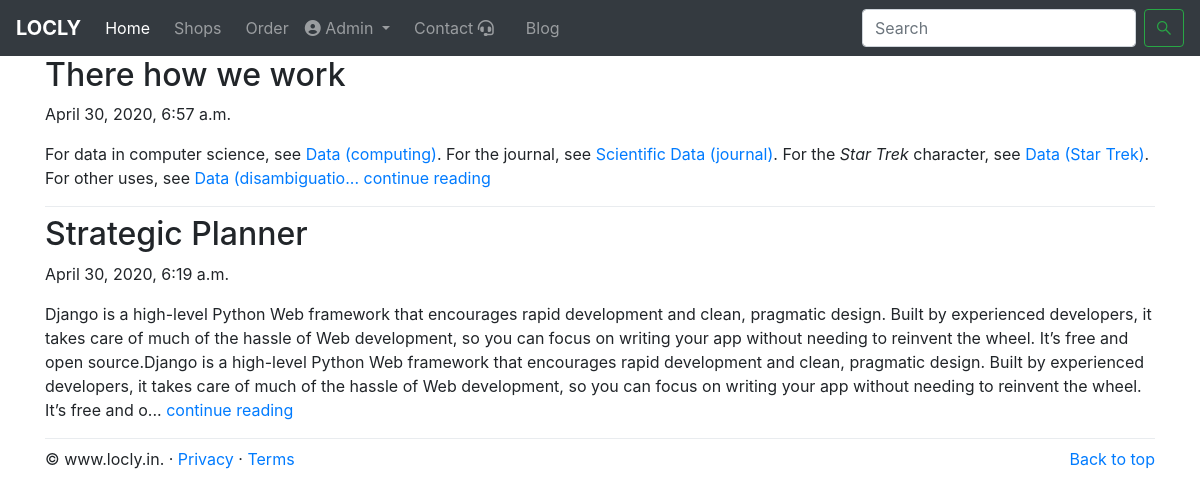
Screenshot of /blog/0 (signed in) with the database file from the repository.
### MyApp/models.py (models this page shows, shortened)
class myblog(models.Model):
    title=models.CharField(max_length=30)
    date=models.DateTimeField(auto_now_add=True)
    content=RichTextUploadingField()

### MyApp/views.py (the view)
# urls.py: path('blog/<int:id>', views.blog_home ,name='blog'),
def blog_home(request,id):
    if id==0:
        post=myblog.objects.all()
        param={'blog':post}
        return render(request,'blog_home.html',param)
    else:
        post=myblog.objects.filter(id=id)
        param={'blog':post}
        return render(request,'blog_full.html',param)

### templates/blog_home.html (shortened to what this page needs)
{% extends 'base.html' %}
{% block body %}
<div class="container">
{% for i in blog reversed %}
<div class="blog-post">
    <h2 class="blog-post-title">{{i.title}}</h2>
    <p class="blog-post-meta">{{i.date}}</p>
    {{i.content|slice:":600" |safe}}... <a href="/blog/{{i.id}}">continue reading</a>
  </div>
  <div class="dropdown-divider"></div>
{% endfor %}
</div>
{% endblock body %}

### templates/base.html (shortened to what this page needs)
<!doctype html>
<html lang="en">
<head>
  <link rel="stylesheet" href="https://stackpath.bootstrapcdn.com/bootstrap/4.4.1/css/bootstrap.min.css"
>
</head>
<body>
  <header>
  <nav class="navbar navbar-expand-lg navbar-dark bg-dark">
    <a class="navbar-brand" href="/"><b>LOCLY</b></a>
    <div class="collapse navbar-collapse" id="navbarNav">
      <ul class="navbar-nav">
        <li class="nav-item active">
          <a class="nav-link" href="/">Home <span class="sr-only">(current)</span></a>
        </li>
        <li class="nav-item">
          <a class="nav-link mx-2" href="/shops">Shops</a>
        </li>
        {% if not request.user.is_anonymous %}
        <li class="nav-item">
          <a class="nav-link" href="/ordertracker">Order</a>
        </li>
        {% endif %}
        {% if not request.user.is_anonymous %}
        <li class="nav-item dropdown">
          <a class="nav-link dropdown-toggle" href="#" id="navbarDropdown" role="button" data-toggle="dropdown" aria-haspopup="true" aria-expanded="false">
            <i class="fas fa-user-circle"></i> {{request.user.first_name}}
          </a>
        </li>
        {% endif %}
        <li class="nav-item">
          <a class="nav-link mx-2" href="contact">Contact <i class="fas fa-headset"></i></a>
        </li>
        <li class="nav-item">
          <a class="nav-link mx-2" href="/blog/0">Blog </a>
        </li>
    </div>
    <form method="GET" action="/search" class="form-inline my-2 my-lg-0">
      <input class="form-control mr-sm-2" type="search" placeholder="Search" name='search'aria-label="Search">
      <button class="btn btn-outline-success my-2 my-sm-0" type="submit"><i class="fab fa-sistrix"></i></button>
    </form>
  </nav>
</header>
  {% block body %}
  {% endblock body %}
</body>
<footer class="container">
  <p class="float-right"><a href="#">Back to top</a></p>
  <p>&copy; www.locly.in. &middot; <a href="#">Privacy</a> &middot; <a href="#">Terms</a></p>
</footer>
</html>

### rows the page displays
myblog: title "There how we work", date "April 30, 2020, 6:57 a.m.", content "For data in computer science, see Data (computing) . For the journal, see Scientific Data (journal) . For the Star Trek character, see Data (Star Trek) . For other uses, see Data (disambiguatio"
myblog: title "Strategic Planner", date "April 30, 2020, 6:19 a.m.", content "Django is a high-level Python Web framework that encourages rapid development and clean, pragmatic design. Built by experienced developers, it takes care of much of the hassle of Web development, so you can focus on writing your app without needing to reinvent the wheel. It’s free and open source.Django is a high-level Python Web framework that encourages rapid development and clean, pragmatic design. Built by experienced developers, it takes care of much of the hassle of Web development, so you can focus on writing your app without needing to reinvent the wheel. It’s free and o"

### other values shown
{{ request.user.first_name }} "Admin"
